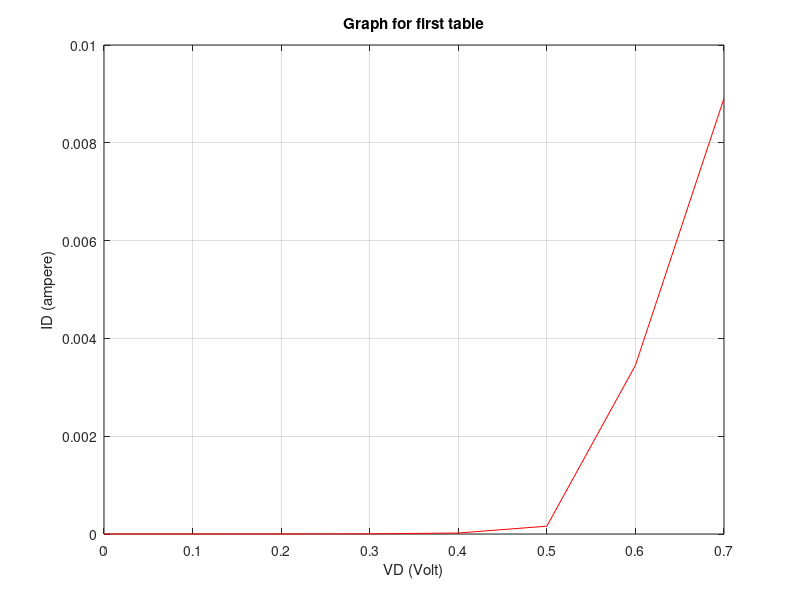
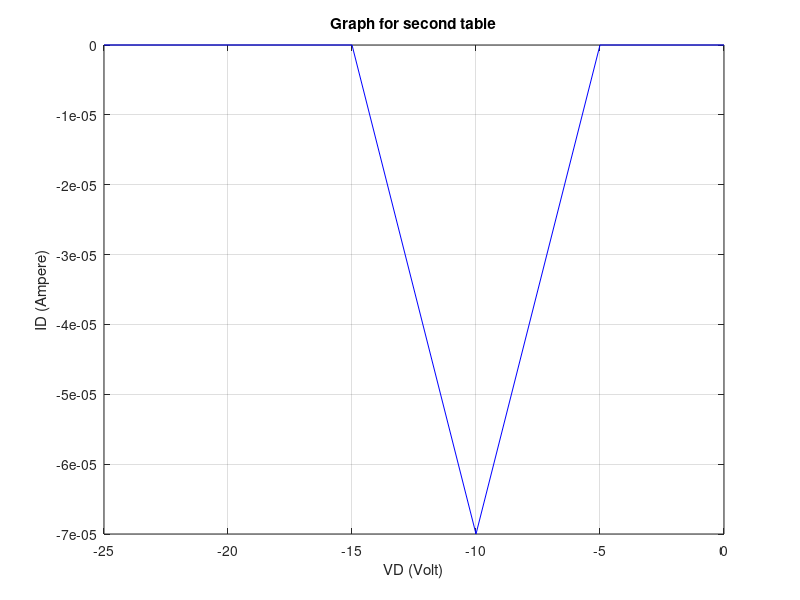

The MATLAB source for these figures, in order:
VD_1 = [0 0.1 0.2 0.3 0.4 0.5 0.6 0.7];
ID_1 = [0 0 0.6*10^(-6) 3.6*10^(-6) 0.02*10^(-3) 0.16*10^(-3) 3.45*10^(-3) 8.91*10^(-3)];
figure(1);
plot(VD_1, ID_1, 'r');
grid on;
xlabel('VD (Volt)');
ylabel('ID (ampere)');
title('Graph for first table');

VD_2 = [0 -5 -10 -15 -20 -25];
ID_2 = [0 0 -0.07*10^(-3) 0 0 0];
figure(2);
plot(VD_2, ID_2, 'b');
grid on;
xlabel('VD (Volt)');
ylabel('ID (Ampere)');
title('Graph for second table');
